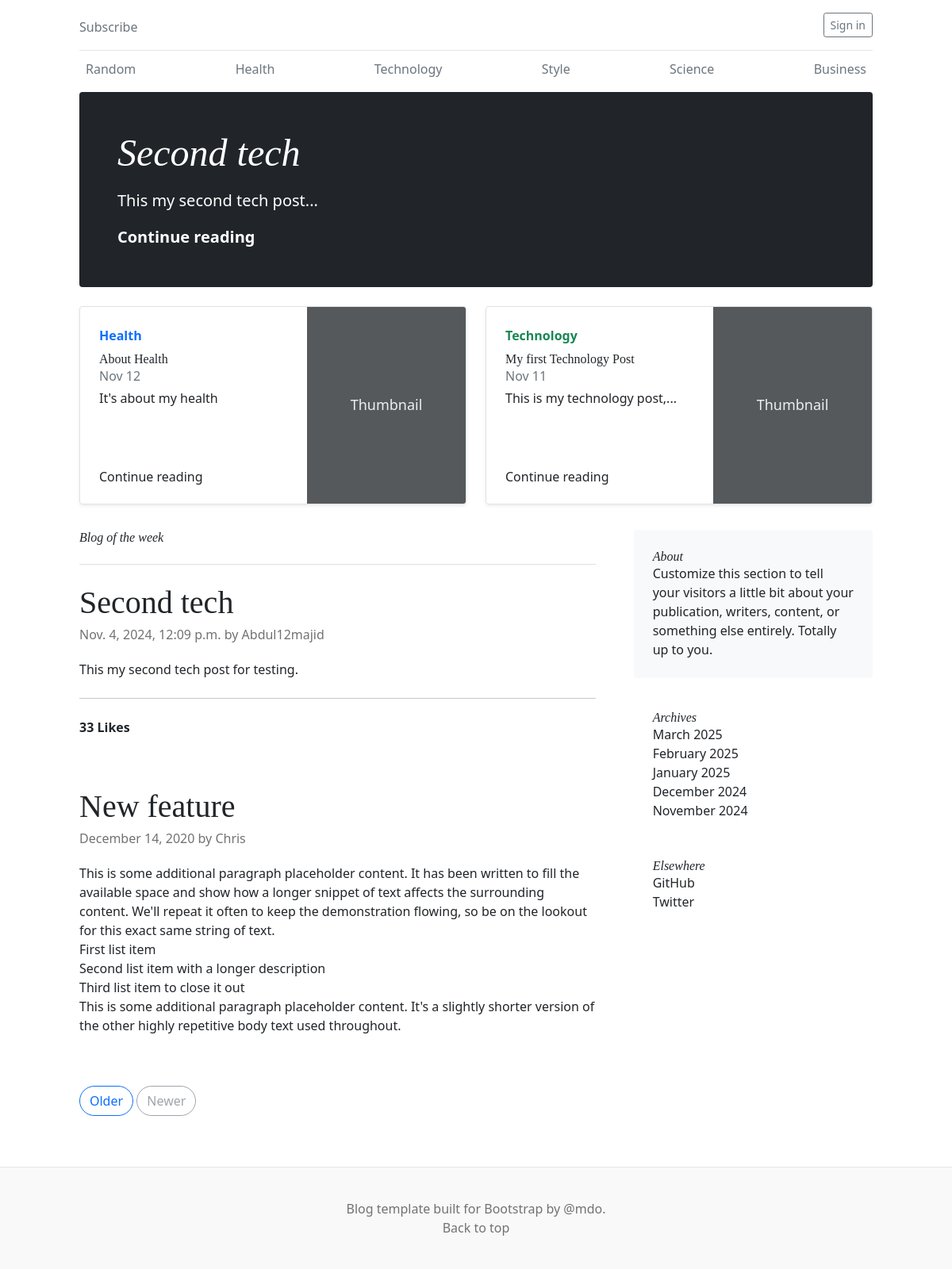
The page / on the database its author committed.
### blog_app/models.py (models this page shows, shortened)
class Post(models.Model):
	id = models.UUIDField(primary_key=True, default=uuid.uuid4, editable=False)
	title = models.CharField(max_length=200)
	slug = models.SlugField(max_length=200, unique=True)
	author = models.ForeignKey(User, on_delete=models.CASCADE)
	content = models.TextField()
	created_at = models.DateTimeField(auto_now_add=True)
	updated_at = models.DateTimeField(auto_now=True)
	likes = models.IntegerField(default=0)
	categories = models.ForeignKey(Category, on_delete=models.CASCADE)
	is_published = models.BooleanField(default=True)
	def short_content(self):
		words = self.content.split()[:5]
		return ' '.join(words) + '...' if len(words) == 5 else ' '.join(words)

class Category(models.Model):
    name = models.CharField(max_length=100, unique=True)
    slug = models.SlugField(max_length=100, unique=True)
    class Meta:
    	verbose_name_plural = "Categories"

### blog_app/views.py (the view)
# urls.py: path('', views.index, name="index"),
def index(request):
	if request.user.is_authenticated:
		most_liked_post = Post.objects.order_by('-likes').first()
		user_profile = request.user.profile
		liked_post = user_profile.liked_post.all()
		top_three_posts = Post.objects.order_by('-likes')[:3]
		second_most_liked_post = top_three_posts[1] if len(top_three_posts) > 1 else None
		third_most_liked_post = top_three_posts[2] if len(top_three_posts) > 2 else None
		context = {
			'most_liked_post':most_liked_post,
			'second_most_liked_post':second_most_liked_post,
			'third_most_liked_post':third_most_liked_post,
			'liked_post':liked_post,
		}
		return render(request, 'index.html', context)
	else:
		most_liked_post = Post.objects.order_by('-likes').first()
		top_three_posts = Post.objects.order_by('-likes')[:3]
		second_most_liked_post = top_three_posts[1] if len(top_three_posts) > 1 else None
		third_most_liked_post = top_three_posts[2] if len(top_three_posts) > 2 else None
		context = {
			'most_liked_post':most_liked_post,
			'second_most_liked_post':second_most_liked_post,
			'third_most_liked_post':third_most_liked_post,
			}
		return render(request, 'index.html', context)

### blog_app/templates/index.html
{% extends 'base.html' %}
    {% block top_blog %}
      <h1 class="display-4 fst-italic">{{ most_liked_post.title }}</h1>
      <p class="lead my-3">{{ most_liked_post.short_content }}</p>
      <p class="lead mb-0"><a href="{% url 'post_detail' slug=most_liked_post.slug %}" class="text-white fw-bold">Continue reading</a></p>
    {% endblock %}
  {% block content %}
  <div class="row mb-2">
    <div class="col-md-6">
      <div class="row g-0 border rounded overflow-hidden flex-md-row mb-4 shadow-sm h-md-250 position-relative">
        <div class="col p-4 d-flex flex-column position-static">
          <strong class="d-inline-block mb-2 text-primary">{{ second_most_liked_post.categories.name }}</strong>
          <h3 class="mb-0">{{ second_most_liked_post.title }}</h3>
          <div class="mb-1 text-muted">Nov 12</div>
          <p class="card-text mb-auto">{{ second_most_liked_post.short_content }}</p>
          <a href="{% url 'post_detail' slug=second_most_liked_post.slug %}" class="stretched-link">Continue reading</a>
        </div>
        <div class="col-auto d-none d-lg-block">
          <svg class="bd-placeholder-img" width="200" height="250" xmlns="http://www.w3.org/2000/svg" role="img" aria-label="Placeholder: Thumbnail" preserveAspectRatio="xMidYMid slice" focusable="false"><title>Placeholder</title><rect width="100%" height="100%" fill="#55595c"/><text x="50%" y="50%" fill="#eceeef" dy=".3em">Thumbnail</text></svg>
        </div>
      </div>
    </div>
    <div class="col-md-6">
      <div class="row g-0 border rounded overflow-hidden flex-md-row mb-4 shadow-sm h-md-250 position-relative">
        <div class="col p-4 d-flex flex-column position-static">
          <strong class="d-inline-block mb-2 text-success">{{ third_most_liked_post.categories.name }}</strong>
          <h3 class="mb-0">{{ third_most_liked_post.title }}</h3>
          <div class="mb-1 text-muted">Nov 11</div>
          <p class="mb-auto">{{ third_most_liked_post.short_content }}</p>
          <a href="{% url 'post_detail' slug=third_most_liked_post.slug %}" class="stretched-link">Continue reading</a>
        </div>
        <div class="col-auto d-none d-lg-block">
          <svg class="bd-placeholder-img" width="200" height="250" xmlns="http://www.w3.org/2000/svg" role="img" aria-label="Placeholder: Thumbnail" preserveAspectRatio="xMidYMid slice" focusable="false"><title>Placeholder</title><rect width="100%" height="100%" fill="#55595c"/><text x="50%" y="50%" fill="#eceeef" dy=".3em">Thumbnail</text></svg>
        </div>
      </div>
    </div>
  </div>
  <div class="row g-5">
    <div class="col-md-8">
      <h3 class="pb-4 mb-4 fst-italic border-bottom">
        Blog of the week
      </h3>
      <article class="blog-post">
        <h2 class="blog-post-title">{{ most_liked_post.title }}</h2>
        <p class="blog-post-meta">{{ most_liked_post.created_at }} by <a href="#">{{ most_liked_post.author.username }}</a></p>
        <p>{{ most_liked_post.content }}.</p></br>
        <hr></br>
        {% if user.is_authenticated %}
            <div id="like_id">
            {% if most_liked_post in liked_post  %}
                <i hx-post="{% url 'like_count2' most_liked_post.id %}" hx-target="#like_id" hx-swap="innerhtml" class="fa-solid fa-heart" style="color:darkgrey;"></i><b>{{ most_liked_post.likes }}</b>
            {% else %}
                <i hx-post="{% url 'like_count2' most_liked_post.id %}" hx-target="#like_id" hx-swap="innerhtml" class="fa fa-heart-o" style="color:darkgrey;"></i><b>{{ most_liked_post.likes }}</b>
            {% endif %}
            </div>
        {% else %}
            <div id="like_id">
            <b>{{ most_liked_post.likes }} Likes</b>
        {% endif %}
            </div>
      </article>
      <article class="blog-post">
        <h2 class="blog-post-title">New feature</h2>
        <p class="blog-post-meta">December 14, 2020 by <a href="#">Chris</a></p>
        <p>This is some additional paragraph placeholder content. It has been written to fill the available space and show how a longer snippet of text affects the surrounding content. We'll repeat it often to keep the demonstration flowing, so be on the lookout for this exact same string of text.</p>
        <ul>
          <li>First list item</li>
          <li>Second list item with a longer description</li>
          <li>Third list item to close it out</li>
        </ul>
        <p>This is some additional paragraph placeholder content. It's a slightly shorter version of the other highly repetitive body text used throughout.</p>
      </article>
      <nav class="blog-pagination" aria-label="Pagination">
        <a class="btn btn-outline-primary" href="#">Older</a>
        <a class="btn btn-outline-secondary disabled" href="#" tabindex="-1" aria-disabled="true">Newer</a>
      </nav>
    </div>
{% endblock %}

### static/css/blog.css (style rules this page uses)
h1, h2, h3, h4, h5, h6 { font-family: "Playfair Display", Georgia, "Times New Roman", serif; }
.display-4 { font-size: 2.5rem; }
@media (min-width: 768px) { .display-4 { font-size: 3rem; } }
@media (min-width: 768px) { .h-md-250 { height: 250px; } }
.blog-pagination { margin-bottom: 4rem; }
.blog-pagination > .btn { border-radius: 2rem; }
.blog-post { margin-bottom: 4rem; }
.blog-post-title { margin-bottom: .25rem; font-size: 2.5rem; }
.blog-post-meta { margin-bottom: 1.25rem; color: #727272; }

### blog_app/templates/base.html (style rules this page uses)
.bd-placeholder-img { font-size: 1.125rem; text-anchor: middle; -webkit-user-select: none; -moz-user-select: none; user-select: none; }

### rows shown on the page
Post: title "Second tech", short_content "This my second tech post...", created_at "Nov. 4, 2024, 12:09 p.m.", author.username "Abdul12majid", content "This my second tech post for testing", likes "33"
Post: categories.name "Health", title "About Health", short_content "It's about my health"
Post: categories.name "Technology", title "My first Technology Post", short_content "This is my technology post,..."
